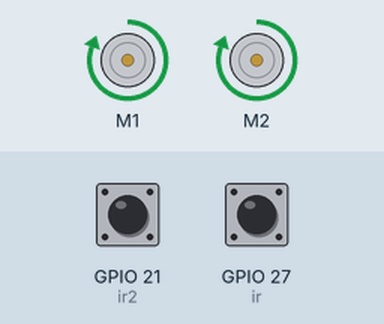
This program was run on a simulated Raspberry Pi (BCM pin numbers). Shown: 2 × DC motor (green arrow = forward, orange = backward, longer = faster). Inputs (shaded band) come from the test bench; at power-on: GPIO 21 (ir2) LOW, GPIO 27 (ir) LOW. Motors are numbered in the order the program creates them (left before right in a Robot).

Above: at 1.2 s.
1.3 s: GPIO 21 (ir2) pulled HIGH for 0.15 s
At 1.37 s:
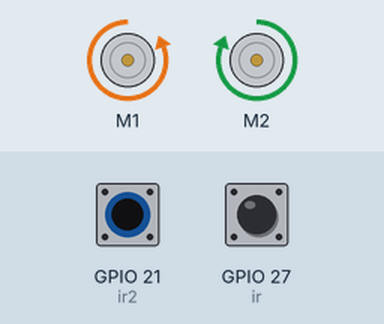
2.9 s: GPIO 27 (ir) pulled HIGH for 0.15 s
At 2.97 s:
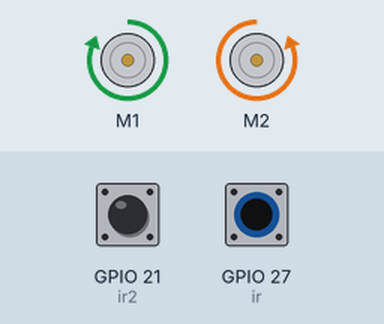
4.5 s: GPIO 27 (ir) pulled HIGH for 3.2 s
At 8.3 s:
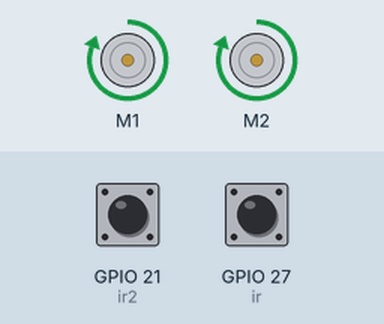
9.2 s: GPIO 21 (ir2) pulled HIGH for 3.2 s
At 10.6 s:
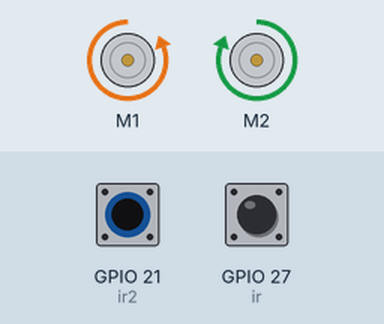
13.9 s: GPIO 21 (ir2) driven HIGH and GPIO 27 (ir) driven HIGH
At 14.5 s:
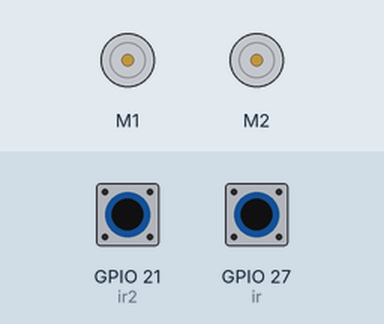
Timing chart, 0 to 16.4 s (numbered marks = the images above; inputs shaded):
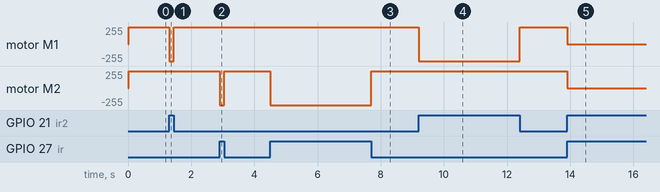

Measured:
- after the input at 1.3 s, motor M1: forward 255/255 → backward 255/255 at once, → forward 255/255 0.15 s later
- after the input at 2.9 s, motor M2: forward 255/255 → backward 255/255 at once, → forward 255/255 0.15 s later
- after the input at 4.5 s, motor M2: forward 255/255 → backward 255/255 at once, → forward 255/255 3.2 s later
- after the input at 9.2 s, motor M1: forward 255/255 → backward 255/255 at once, → forward 255/255 3.2 s later
- after the input at 13.9 s, motor M1, motor M2: forward 255/255 → stopped at once

The program:

Line_follower_robot.py
```python
from gpiozero import Motor
from time import sleep
from gpiozero import DigitalInputDevice
from signal import pause

# Connect OUT pin of IR sensor to GPIO17
ir = DigitalInputDevice(27)
ir2 = DigitalInputDevice(21)
motor = Motor(forward=2, backward=3)
motor2 = Motor(forward=4, backward=17)
def Forward ():
    motor.forward()
    motor2.forward()
def Backward ():
    motor.backward()
    motor2.backward()
def Left ():
    motor2.forward()
    motor.backward()
def Right ():
    motor2.backward()
    motor.forward()

while True:
    if ir2.value == 1 and ir.value==0:
        Left()
    elif ir2.value == 0 and ir.value==1:
        Right()
    elif ir2.value == 0 and ir.value==0:
        Forward()
    elif ir.value == 1 and ir.value == 1:
        motor.stop()
        motor2.stop()
```
